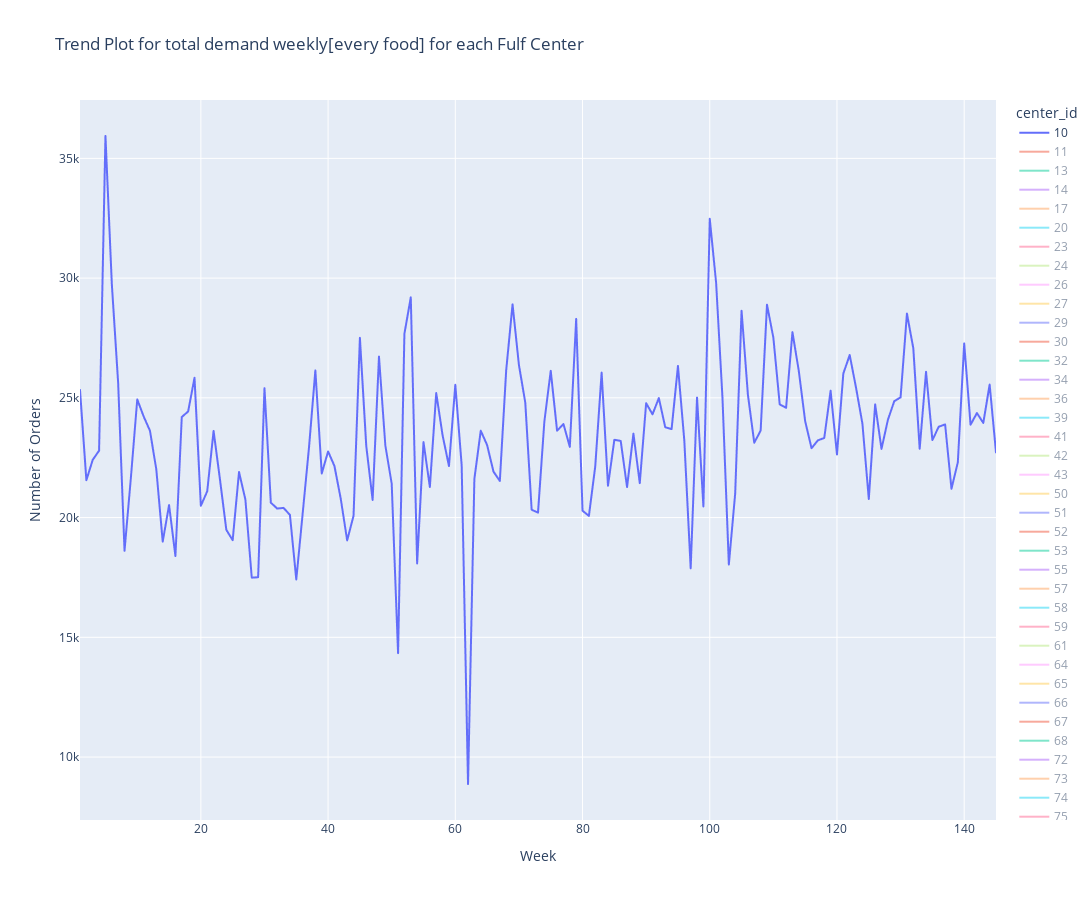

The notebook cell saved with this chart:
### Code cell
# total demand each week in each center

result = full_data.groupby(by=['center_id', 'week']).agg({'num_orders':'sum'}).reset_index()

    # visualize
fig = px.line(result, x='week', y='num_orders', color='center_id',
              title='Trend Plot for total demand weekly[every food] for each Fulf Center',
              labels={'week': 'Week', 'num_orders': 'Number of Orders'})

    # Set the size of the figure
fig.update_layout(height=900, width=1100)

    # Show the plot
fig.show();

### Figure 1 — Plotly figure (JSON) as saved in the notebook; plotly's stock layout.template omitted (floating-point values rounded to 4 significant figures; data arrays with more than 128 entries replaced by an {"elided": "..."} marker saying what was removed)
{"data": [{"hovertemplate": "center_id=10<br>Week=%{x}<br>Number of Orders=%{y}<extra></extra>", "legendgroup": "10", "line": {"color": "#636efa", "dash": "solid"}, "marker": {"symbol": "circle"}, "mode": "lines", "name": "10", "showlegend": true, "type": "scattergl", "visible": true, "x": {"elided": "145 int values"}, "xaxis": "x", "y": {"elided": "145 int values"}, "yaxis": "y"}, {"hovertemplate": "center_id=11<br>Week=%{x}<br>Number of Orders=%{y}<extra></extra>", "legendgroup": "11", "line": {"color": "#EF553B", "dash": "solid"}, "marker": {"symbol": "circle"}, "mode": "lines", "name": "11", "showlegend": true, "type": "scattergl", "visible": "legendonly", "x": {"elided": "145 int values"}, "xaxis": "x", "y": {"elided": "145 int values"}, "yaxis": "y"}, {"hovertemplate": "center_id=13<br>Week=%{x}<br>Number of Orders=%{y}<extra></extra>", "legendgroup": "13", "line": {"color": "#00cc96", "dash": "solid"}, "marker": {"symbol": "circle"}, "mode": "lines", "name": "13", "showlegend": true, "type": "scattergl", "visible": "legendonly", "x": {"elided": "145 int values"}, "xaxis": "x", "y": {"elided": "145 int values"}, "yaxis": "y"}, {"hovertemplate": "center_id=14<br>Week=%{x}<br>Number of Orders=%{y}<extra></extra>", "legendgroup": "14", "line": {"color": "#ab63fa", "dash": "solid"}, "marker": {"symbol": "circle"}, "mode": "lines", "name": "14", "showlegend": true, "type": "scattergl", "visible": "legendonly", "x": {"elided": "145 int values"}, "xaxis": "x", "y": {"elided": "145 int values"}, "yaxis": "y"}, {"hovertemplate": "center_id=17<br>Week=%{x}<br>Number of Orders=%{y}<extra></extra>", "legendgroup": "17", "line": {"color": "#FFA15A", "dash": "solid"}, "marker": {"symbol": "circle"}, "mode": "lines", "name": "17", "showlegend": true, "type": "scattergl", "visible": "legendonly", "x": {"elided": "145 int values"}, "xaxis": "x", "y": {"elided": "145 int values"}, "yaxis": "y"}, {"hovertemplate": "center_id=20<br>Week=%{x}<br>Number of Orders=%{y}<extra></extra>", "legendgroup": "20", "line": {"color": "#19d3f3", "dash": "solid"}, "marker": {"symbol": "circle"}, "mode": "lines", "name": "20", "showlegend": true, "type": "scattergl", "visible": "legendonly", "x": {"elided": "145 int values"}, "xaxis": "x", "y": {"elided": "145 int values"}, "yaxis": "y"}, {"hovertemplate": "center_id=23<br>Week=%{x}<br>Number of Orders=%{y}<extra></extra>", "legendgroup": "23", "line": {"color": "#FF6692", "dash": "solid"}, "marker": {"symbol": "circle"}, "mode": "lines", "name": "23", "showlegend": true, "type": "scattergl", "visible": "legendonly", "x": {"elided": "145 int values"}, "xaxis": "x", "y": {"elided": "145 int values"}, "yaxis": "y"}, {"hovertemplate": "center_id=24<br>Week=%{x}<br>Number of Orders=%{y}<extra></extra>", "legendgroup": "24", "line": {"color": "#B6E880", "dash": "solid"}, "marker": {"symbol": "circle"}, "mode": "lines", "name": "24", "showlegend": true, "type": "scattergl", "visible": "legendonly", "x": [1, 2, 3, 4, 30, 31, 32, 33, 34, 35, 36, 37, 38, 39, 40, 41, 42, 43, 44, 45, 46, 47, 48, 49, 50, 51, 52, 53, 54, 55, 56, 57, 58, 59, 60, 61, 62, 63, 64, 65, 66, 67, 68, 69, 70, 71, 72, 73, 74, 75, 76, 77, 78, 79, 80, 81, 82, 83, 84, 85, 86, 87, 88, 89, 90, 91, 92, 93, 94, 95, 96, 97, 98, 99, 100, 101, 102, 103, 104, 105, 106, 107, 108, 109, 110, 111, 112, 113, 114, 115, 116, 117, 118, 119, 120, 121, 122, 123, 124, 125, 126, 127, 128, 129, 130, 131, 132, 133, 134, 135, 136, 137, 138, 139, 140, 141, 142, 143, 144, 145], "xaxis": "x", "y": [15145, 13466, 13403, 13673, 10298, 15015, 15901, 15900, 16069, 11406, 12952, 15439, 18846, 14540, 13546, 14346, 13249, 12900, 13445, 18242, 15406, 14759, 18176, 16930, 15807, 12339, 20056, 23901, 14695, 19199, 18346, 18804, 15657, 15604, 18902, 16436, 6086, 16550, 15139, 15272, 14830, 15726, 17097, 17379, 14694, 16931, 14127, 13442, 15196, 17571, 15764, 14922, 15335, 17779, 14250, 15225, 15850, 18097, 16528, 18885, 17097, 16603, 15444, 15378, 16666, 17073, 16849, 19203, 17876, 19925, 15730, 12487, 19076, 14637, 22936, 19394, 17780, 14908, 14278, 17144, 18521, 18796, 20419, 22737, 19150, 18640, 16859, 18947, 18589, 16947, 18174, 16234, 15916, 18222, 16295, 18390, 18317, 17339, 17368, 16259, 17033, 17061, 16985, 17548, 19271, 20350, 19191, 18602, 19864, 17439, 17230, 17087, 17615, 16149, 19637, 18840, 18067, 17544, 17959, 15987], "yaxis": "y"}, {"hovertemplate": "center_id=26<br>Week=%{x}<br>Number of Orders=%{y}<extra></extra>", "legendgroup": "26", "line": {"color": "#FF97FF", "dash": "solid"}, "marker": {"symbol": "circle"}, "mode": "lines", "name": "26", "showlegend": true, "type": "scattergl", "visible": "legendonly", "x": {"elided": "145 int values"}, "xaxis": "x", "y": {"elided": "145 int values"}, "yaxis": "y"}, {"hovertemplate": "center_id=27<br>Week=%{x}<br>Number of Orders=%{y}<extra></extra>", "legendgroup": "27", "line": {"color": "#FECB52", "dash": "solid"}, "marker": {"symbol": "circle"}, "mode": "lines", "name": "27", "showlegend": true, "type": "scattergl", "visible": "legendonly", "x": {"elided": "145 int values"}, "xaxis": "x", "y": {"elided": "145 int values"}, "yaxis": "y"}, {"hovertemplate": "center_id=29<br>Week=%{x}<br>Number of Orders=%{y}<extra></extra>", "legendgroup": "29", "line": {"color": "#636efa", "dash": "solid"}, "marker": {"symbol": "circle"}, "mode": "lines", "name": "29", "showlegend": true, "type": "scattergl", "visible": "legendonly", "x": {"elided": "145 int values"}, "xaxis": "x", "y": {"elided": "145 int values"}, "yaxis": "y"}, {"hovertemplate": "center_id=30<br>Week=%{x}<br>Number of Orders=%{y}<extra></extra>", "legendgroup": "30", "line": {"color": "#EF553B", "dash": "solid"}, "marker": {"symbol": "circle"}, "mode": "lines", "name": "30", "showlegend": true, "type": "scattergl", "visible": "legendonly", "x": {"elided": "145 int values"}, "xaxis": "x", "y": {"elided": "145 int values"}, "yaxis": "y"}, {"hovertemplate": "center_id=32<br>Week=%{x}<br>Number of Orders=%{y}<extra></extra>", "legendgroup": "32", "line": {"color": "#00cc96", "dash": "solid"}, "marker": {"symbol": "circle"}, "mode": "lines", "name": "32", "showlegend": true, "type": "scattergl", "visible": "legendonly", "x": {"elided": "145 int values"}, "xaxis": "x", "y": {"elided": "145 int values"}, "yaxis": "y"}, {"hovertemplate": "center_id=34<br>Week=%{x}<br>Number of Orders=%{y}<extra></extra>", "legendgroup": "34", "line": {"color": "#ab63fa", "dash": "solid"}, "marker": {"symbol": "circle"}, "mode": "lines", "name": "34", "showlegend": true, "type": "scattergl", "visible": "legendonly", "x": {"elided": "145 int values"}, "xaxis": "x", "y": {"elided": "145 int values"}, "yaxis": "y"}, {"hovertemplate": "center_id=36<br>Week=%{x}<br>Number of Orders=%{y}<extra></extra>", "legendgroup": "36", "line": {"color": "#FFA15A", "dash": "solid"}, "marker": {"symbol": "circle"}, "mode": "lines", "name": "36", "showlegend": true, "type": "scattergl", "visible": "legendonly", "x": {"elided": "145 int values"}, "xaxis": "x", "y": {"elided": "145 int values"}, "yaxis": "y"}, {"hovertemplate": "center_id=39<br>Week=%{x}<br>Number of Orders=%{y}<extra></extra>", "legendgroup": "39", "line": {"color": "#19d3f3", "dash": "solid"}, "marker": {"symbol": "circle"}, "mode": "lines", "name": "39", "showlegend": true, "type": "scattergl", "visible": "legendonly", "x": {"elided": "145 int values"}, "xaxis": "x", "y": {"elided": "145 int values"}, "yaxis": "y"}, {"hovertemplate": "center_id=41<br>Week=%{x}<br>Number of Orders=%{y}<extra></extra>", "legendgroup": "41", "line": {"color": "#FF6692", "dash": "solid"}, "marker": {"symbol": "circle"}, "mode": "lines", "name": "41", "showlegend": true, "type": "scattergl", "visible": "legendonly", "x": {"elided": "145 int values"}, "xaxis": "x", "y": {"elided": "145 int values"}, "yaxis": "y"}, {"hovertemplate": "center_id=42<br>Week=%{x}<br>Number of Orders=%{y}<extra></extra>", "legendgroup": "42", "line": {"color": "#B6E880", "dash": "solid"}, "marker": {"symbol": "circle"}, "mode": "lines", "name": "42", "showlegend": true, "type": "scattergl", "visible": "legendonly", "x": {"elided": "145 int values"}, "xaxis": "x", "y": {"elided": "145 int values"}, "yaxis": "y"}, {"hovertemplate": "center_id=43<br>Week=%{x}<br>Number of Orders=%{y}<extra></extra>", "legendgroup": "43", "line": {"color": "#FF97FF", "dash": "solid"}, "marker": {"symbol": "circle"}, "mode": "lines", "name": "43", "showlegend": true, "type": "scattergl", "visible": "legendonly", "x": {"elided": "145 int values"}, "xaxis": "x", "y": {"elided": "145 int values"}, "yaxis": "y"}, {"hovertemplate": "center_id=50<br>Week=%{x}<br>Number of Orders=%{y}<extra></extra>", "legendgroup": "50", "line": {"color": "#FECB52", "dash": "solid"}, "marker": {"symbol": "circle"}, "mode": "lines", "name": "50", "showlegend": true, "type": "scattergl", "visible": "legendonly", "x": {"elided": "145 int values"}, "xaxis": "x", "y": {"elided": "145 int values"}, "yaxis": "y"}, {"hovertemplate": "center_id=51<br>Week=%{x}<br>Number of Orders=%{y}<extra></extra>", "legendgroup": "51", "line": {"color": "#636efa", "dash": "solid"}, "marker": {"symbol": "circle"}, "mode": "lines", "name": "51", "showlegend": true, "type": "scattergl", "visible": "legendonly", "x": {"elided": "145 int values"}, "xaxis": "x", "y": {"elided": "145 int values"}, "yaxis": "y"}, {"hovertemplate": "center_id=52<br>Week=%{x}<br>Number of Orders=%{y}<extra></extra>", "legendgroup": "52", "line": {"color": "#EF553B", "dash": "solid"}, "marker": {"symbol": "circle"}, "mode": "lines", "name": "52", "showlegend": true, "type": "scattergl", "visible": "legendonly", "x": {"elided": "145 int values"}, "xaxis": "x", "y": {"elided": "145 int values"}, "yaxis": "y"}, {"hovertemplate": "center_id=53<br>Week=%{x}<br>Number of Orders=%{y}<extra></extra>", "legendgroup": "53", "line": {"color": "#00cc96", "dash": "solid"}, "marker": {"symbol": "circle"}, "mode": "lines", "name": "53", "showlegend": true, "type": "scattergl", "visible": "legendonly", "x": {"elided": "145 int values"}, "xaxis": "x", "y": {"elided": "145 int values"}, "yaxis": "y"}, {"hovertemplate": "center_id=55<br>Week=%{x}<br>Number of Orders=%{y}<extra></extra>", "legendgroup": "55", "line": {"color": "#ab63fa", "dash": "solid"}, "marker": {"symbol": "circle"}, "mode": "lines", "name": "55", "showlegend": true, "type": "scattergl", "visible": "legendonly", "x": {"elided": "145 int values"}, "xaxis": "x", "y": {"elided": "145 int values"}, "yaxis": "y"}, {"hovertemplate": "center_id=57<br>Week=%{x}<br>Number of Orders=%{y}<extra></extra>", "legendgroup": "57", "line": {"color": "#FFA15A", "dash": "solid"}, "marker": {"symbol": "circle"}, "mode": "lines", "name": "57", "showlegend": true, "type": "scattergl", "visible": "legendonly", "x": {"elided": "145 int values"}, "xaxis": "x", "y": {"elided": "145 int values"}, "yaxis": "y"}, {"hovertemplate": "center_id=58<br>Week=%{x}<br>Number of Orders=%{y}<extra></extra>", "legendgroup": "58", "line": {"color": "#19d3f3", "dash": "solid"}, "marker": {"symbol": "circle"}, "mode": "lines", "name": "58", "showlegend": true, "type": "scattergl", "visible": "legendonly", "x": {"elided": "145 int values"}, "xaxis": "x", "y": {"elided": "145 int values"}, "yaxis": "y"}, {"hovertemplate": "center_id=59<br>Week=%{x}<br>Number of Orders=%{y}<extra></extra>", "legendgroup": "59", "line": {"color": "#FF6692", "dash": "solid"}, "marker": {"symbol": "circle"}, "mode": "lines", "name": "59", "showlegend": true, "type": "scattergl", "visible": "legendonly", "x": {"elided": "145 int values"}, "xaxis": "x", "y": {"elided": "145 int values"}, "yaxis": "y"}, {"hovertemplate": "center_id=61<br>Week=%{x}<br>Number of Orders=%{y}<extra></extra>", "legendgroup": "61", "line": {"color": "#B6E880", "dash": "solid"}, "marker": {"symbol": "circle"}, "mode": "lines", "name": "61", "showlegend": true, "type": "scattergl", "visible": "legendonly", "x": {"elided": "145 int values"}, "xaxis": "x", "y": {"elided": "145 int values"}, "yaxis": "y"}, {"hovertemplate": "center_id=64<br>Week=%{x}<br>Number of Orders=%{y}<extra></extra>", "legendgroup": "64", "line": {"color": "#FF97FF", "dash": "solid"}, "marker": {"symbol": "circle"}, "mode": "lines", "name": "64", "showlegend": true, "type": "scattergl", "visible": "legendonly", "x": {"elided": "145 int values"}, "xaxis": "x", "y": {"elided": "145 int values"}, "yaxis": "y"}, {"hovertemplate": "center_id=65<br>Week=%{x}<br>Number of Orders=%{y}<extra></extra>", "legendgroup": "65", "line": {"color": "#FECB52", "dash": "solid"}, "marker": {"symbol": "circle"}, "mode": "lines", "name": "65", "showlegend": true, "type": "scattergl", "visible": "legendonly", "x": {"elided": "145 int values"}, "xaxis": "x", "y": {"elided": "145 int values"}, "yaxis": "y"}, {"hovertemplate": "center_id=66<br>Week=%{x}<br>Number of Orders=%{y}<extra></extra>", "legendgroup": "66", "line": {"color": "#636efa", "dash": "solid"}, "marker": {"symbol": "circle"}, "mode": "lines", "name": "66", "showlegend": true, "type": "scattergl", "visible": "legendonly", "x": {"elided": "145 int values"}, "xaxis": "x", "y": {"elided": "145 int values"}, "yaxis": "y"}, {"hovertemplate": "center_id=67<br>Week=%{x}<br>Number of Orders=%{y}<extra></extra>", "legendgroup": "67", "line": {"color": "#EF553B", "dash": "solid"}, "marker": {"symbol": "circle"}, "mode": "lines", "name": "67", "showlegend": true, "type": "scattergl", "visible": "legendonly", "x": {"elided": "145 int values"}, "xaxis": "x", "y": {"elided": "145 int values"}, "yaxis": "y"}, {"hovertemplate": "center_id=68<br>Week=%{x}<br>Number of Orders=%{y}<extra></extra>", "legendgroup": "68", "line": {"color": "#00cc96", "dash": "solid"}, "marker": {"symbol": "circle"}, "mode": "lines", "name": "68", "showlegend": true, "type": "scattergl", "visible": "legendonly", "x": {"elided": "145 int values"}, "xaxis": "x", "y": {"elided": "145 int values"}, "yaxis": "y"}, {"hovertemplate": "center_id=72<br>Week=%{x}<br>Number of Orders=%{y}<extra></extra>", "legendgroup": "72", "line": {"color": "#ab63fa", "dash": "solid"}, "marker": {"symbol": "circle"}, "mode": "lines", "name": "72", "showlegend": true, "type": "scattergl", "visible": "legendonly", "x": {"elided": "145 int values"}, "xaxis": "x", "y": {"elided": "145 int values"}, "yaxis": "y"}, {"hovertemplate": "center_id=73<br>Week=%{x}<br>Number of Orders=%{y}<extra></extra>", "legendgroup": "73", "line": {"color": "#FFA15A", "dash": "solid"}, "marker": {"symbol": "circle"}, "mode": "lines", "name": "73", "showlegend": true, "type": "scattergl", "visible": "legendonly", "x": {"elided": "145 int values"}, "xaxis": "x", "y": {"elided": "145 int values"}, "yaxis": "y"}, {"hovertemplate": "center_id=74<br>Week=%{x}<br>Number of Orders=%{y}<extra></extra>", "legendgroup": "74", "line": {"color": "#19d3f3", "dash": "solid"}, "marker": {"symbol": "circle"}, "mode": "lines", "name": "74", "showlegend": true, "type": "scattergl", "visible": "legendonly", "x": {"elided": "145 int values"}, "xaxis": "x", "y": {"elided": "145 int values"}, "yaxis": "y"}, {"hovertemplate": "center_id=75<br>Week=%{x}<br>Number of Orders=%{y}<extra></extra>", "legendgroup": "75", "line": {"color": "#FF6692", "dash": "solid"}, "marker": {"symbol": "circle"}, "mode": "lines", "name": "75", "showlegend": true, "type": "scattergl", "visible": "legendonly", "x": {"elided": "145 int values"}, "xaxis": "x", "y": {"elided": "145 int values"}, "yaxis": "y"}, {"hovertemplate": "center_id=76<br>Week=%{x}<br>Number of Orders=%{y}<extra></extra>", "legendgroup": "76", "line": {"color": "#B6E880", "dash": "solid"}, "marker": {"symbol": "circle"}, "mode": "lines", "name": "76", "showlegend": true, "type": "scattergl", "visible": "legendonly", "x": {"elided": "145 int values"}, "xaxis": "x", "y": {"elided": "145 int values"}, "yaxis": "y"}, {"hovertemplate": "center_id=77<br>Week=%{x}<br>Number of Orders=%{y}<extra></extra>", "legendgroup": "77", "line": {"color": "#FF97FF", "dash": "solid"}, "marker": {"symbol": "circle"}, "mode": "lines", "name": "77", "showlegend": true, "type": "scattergl", "visible": "legendonly", "x": {"elided": "145 int values"}, "xaxis": "x", "y": {"elided": "145 int values"}, "yaxis": "y"}, {"hovertemplate": "center_id=80<br>Week=%{x}<br>Number of Orders=%{y}<extra></extra>", "legendgroup": "80", "line": {"color": "#FECB52", "dash": "solid"}, "marker": {"symbol": "circle"}, "mode": "lines", "name": "80", "showlegend": true, "type": "scattergl", "visible": "legendonly", "x": {"elided": "145 int values"}, "xaxis": "x", "y": {"elided": "145 int values"}, "yaxis": "y"}, {"hovertemplate": "center_id=81<br>Week=%{x}<br>Number of Orders=%{y}<extra></extra>", "legendgroup": "81", "line": {"color": "#636efa", "dash": "solid"}, "marker": {"symbol": "circle"}, "mode": "lines", "name": "81", "showlegend": true, "type": "scattergl", "visible": "legendonly", "x": {"elided": "145 int values"}, "xaxis": "x", "y": {"elided": "145 int values"}, "yaxis": "y"}, {"hovertemplate": "center_id=83<br>Week=%{x}<br>Number of Orders=%{y}<extra></extra>", "legendgroup": "83", "line": {"color": "#EF553B", "dash": "solid"}, "marker": {"symbol": "circle"}, "mode": "lines", "name": "83", "showlegend": true, "type": "scattergl", "visible": "legendonly", "x": {"elided": "145 int values"}, "xaxis": "x", "y": {"elided": "145 int values"}, "yaxis": "y"}, {"hovertemplate": "center_id=86<br>Week=%{x}<br>Number of Orders=%{y}<extra></extra>", "legendgroup": "86", "line": {"color": "#00cc96", "dash": "solid"}, "marker": {"symbol": "circle"}, "mode": "lines", "name": "86", "showlegend": true, "type": "scattergl", "visible": "legendonly", "x": {"elided": "145 int values"}, "xaxis": "x", "y": {"elided": "145 int values"}, "yaxis": "y"}, {"hovertemplate": "center_id=88<br>Week=%{x}<br>Number of Orders=%{y}<extra></extra>", "legendgroup": "88", "line": {"color": "#ab63fa", "dash": "solid"}, "marker": {"symbol": "circle"}, "mode": "lines", "name": "88", "showlegend": true, "type": "scattergl", "visible": "legendonly", "x": {"elided": "145 int values"}, "xaxis": "x", "y": {"elided": "145 int values"}, "yaxis": "y"}, {"hovertemplate": "center_id=89<br>Week=%{x}<br>Number of Orders=%{y}<extra></extra>", "legendgroup": "89", "line": {"color": "#FFA15A", "dash": "solid"}, "marker": {"symbol": "circle"}, "mode": "lines", "name": "89", "showlegend": true, "type": "scattergl", "visible": "legendonly", "x": {"elided": "145 int values"}, "xaxis": "x", "y": {"elided": "145 int values"}, "yaxis": "y"}, {"hovertemplate": "center_id=91<br>Week=%{x}<br>Number of Orders=%{y}<extra></extra>", "legendgroup": "91", "line": {"color": "#19d3f3", "dash": "solid"}, "marker": {"symbol": "circle"}, "mode": "lines", "name": "91", "showlegend": true, "type": "scattergl", "visible": "legendonly", "x": {"elided": "145 int values"}, "xaxis": "x", "y": {"elided": "145 int values"}, "yaxis": "y"}, {"hovertemplate": "center_id=92<br>Week=%{x}<br>Number of Orders=%{y}<extra></extra>", "legendgroup": "92", "line": {"color": "#FF6692", "dash": "solid"}, "marker": {"symbol": "circle"}, "mode": "lines", "name": "92", "showlegend": true, "type": "scattergl", "visible": "legendonly", "x": {"elided": "145 int values"}, "xaxis": "x", "y": {"elided": "145 int values"}, "yaxis": "y"}, {"hovertemplate": "center_id=93<br>Week=%{x}<br>Number of Orders=%{y}<extra></extra>", "legendgroup": "93", "line": {"color": "#B6E880", "dash": "solid"}, "marker": {"symbol": "circle"}, "mode": "lines", "name": "93", "showlegend": true, "type": "scattergl", "visible": "legendonly", "x": {"elided": "145 int values"}, "xaxis": "x", "y": {"elided": "145 int values"}, "yaxis": "y"}, {"hovertemplate": "center_id=94<br>Week=%{x}<br>Number of Orders=%{y}<extra></extra>", "legendgroup": "94", "line": {"color": "#FF97FF", "dash": "solid"}, "marker": {"symbol": "circle"}, "mode": "lines", "name": "94", "showlegend": true, "type": "scattergl", "visible": "legendonly", "x": {"elided": "145 int values"}, "xaxis": "x", "y": {"elided": "145 int values"}, "yaxis": "y"}, {"hovertemplate": "center_id=97<br>Week=%{x}<br>Number of Orders=%{y}<extra></extra>", "legendgroup": "97", "line": {"color": "#FECB52", "dash": "solid"}, "marker": {"symbol": "circle"}, "mode": "lines", "name": "97", "showlegend": true, "type": "scattergl", "visible": "legendonly", "x": {"elided": "145 int values"}, "xaxis": "x", "y": {"elided": "145 int values"}, "yaxis": "y"}, {"hovertemplate": "center_id=99<br>Week=%{x}<br>Number of Orders=%{y}<extra></extra>", "legendgroup": "99", "line": {"color": "#636efa", "dash": "solid"}, "marker": {"symbol": "circle"}, "mode": "lines", "name": "99", "showlegend": true, "type": "scattergl", "visible": "legendonly", "x": {"elided": "145 int values"}, "xaxis": "x", "y": {"elided": "145 int values"}, "yaxis": "y"}, {"hovertemplate": "center_id=101<br>Week=%{x}<br>Number of Orders=%{y}<extra></extra>", "legendgroup": "101", "line": {"color": "#EF553B", "dash": "solid"}, "marker": {"symbol": "circle"}, "mode": "lines", "name": "101", "showlegend": true, "type": "scattergl", "visible": "legendonly", "x": {"elided": "145 int values"}, "xaxis": "x", "y": {"elided": "145 int values"}, "yaxis": "y"}, {"hovertemplate": "center_id=102<br>Week=%{x}<br>Number of Orders=%{y}<extra></extra>", "legendgroup": "102", "line": {"color": "#00cc96", "dash": "solid"}, "marker": {"symbol": "circle"}, "mode": "lines", "name": "102", "showlegend": true, "type": "scattergl", "visible": "legendonly", "x": {"elided": "145 int values"}, "xaxis": "x", "y": {"elided": "145 int values"}, "yaxis": "y"}, {"hovertemplate": "center_id=104<br>Week=%{x}<br>Number of Orders=%{y}<extra></extra>", "legendgroup": "104", "line": {"color": "#ab63fa", "dash": "solid"}, "marker": {"symbol": "circle"}, "mode": "lines", "name": "104", "showlegend": true, "type": "scattergl", "visible": "legendonly", "x": {"elided": "145 int values"}, "xaxis": "x", "y": {"elided": "145 int values"}, "yaxis": "y"}, {"hovertemplate": "center_id=106<br>Week=%{x}<br>Number of Orders=%{y}<extra></extra>", "legendgroup": "106", "line": {"color": "#FFA15A", "dash": "solid"}, "marker": {"symbol": "circle"}, "mode": "lines", "name": "106", "showlegend": true, "type": "scattergl", "visible": "legendonly", "x": {"elided": "145 int values"}, "xaxis": "x", "y": {"elided": "145 int values"}, "yaxis": "y"}, {"hovertemplate": "center_id=108<br>Week=%{x}<br>Number of Orders=%{y}<extra></extra>", "legendgroup": "108", "line": {"color": "#19d3f3", "dash": "solid"}, "marker": {"symbol": "circle"}, "mode": "lines", "name": "108", "showlegend": true, "type": "scattergl", "visible": "legendonly", "x": {"elided": "145 int values"}, "xaxis": "x", "y": {"elided": "145 int values"}, "yaxis": "y"}, {"hovertemplate": "center_id=109<br>Week=%{x}<br>Number of Orders=%{y}<extra></extra>", "legendgroup": "109", "line": {"color": "#FF6692", "dash": "solid"}, "marker": {"symbol": "circle"}, "mode": "lines", "name": "109", "showlegend": true, "type": "scattergl", "visible": "legendonly", "x": {"elided": "145 int values"}, "xaxis": "x", "y": {"elided": "145 int values"}, "yaxis": "y"}, {"hovertemplate": "center_id=110<br>Week=%{x}<br>Number of Orders=%{y}<extra></extra>", "legendgroup": "110", "line": {"color": "#B6E880", "dash": "solid"}, "marker": {"symbol": "circle"}, "mode": "lines", "name": "110", "showlegend": true, "type": "scattergl", "visible": "legendonly", "x": {"elided": "145 int values"}, "xaxis": "x", "y": {"elided": "145 int values"}, "yaxis": "y"}, {"hovertemplate": "center_id=113<br>Week=%{x}<br>Number of Orders=%{y}<extra></extra>", "legendgroup": "113", "line": {"color": "#FF97FF", "dash": "solid"}, "marker": {"symbol": "circle"}, "mode": "lines", "name": "113", "showlegend": true, "type": "scattergl", "visible": "legendonly", "x": {"elided": "145 int values"}, "xaxis": "x", "y": {"elided": "145 int values"}, "yaxis": "y"}, {"hovertemplate": "center_id=124<br>Week=%{x}<br>Number of Orders=%{y}<extra></extra>", "legendgroup": "124", "line": {"color": "#FECB52", "dash": "solid"}, "marker": {"symbol": "circle"}, "mode": "lines", "name": "124", "showlegend": true, "type": "scattergl", "visible": "legendonly", "x": {"elided": "145 int values"}, "xaxis": "x", "y": {"elided": "145 int values"}, "yaxis": "y"}, {"hovertemplate": "center_id=126<br>Week=%{x}<br>Number of Orders=%{y}<extra></extra>", "legendgroup": "126", "line": {"color": "#636efa", "dash": "solid"}, "marker": {"symbol": "circle"}, "mode": "lines", "name": "126", "showlegend": true, "type": "scattergl", "visible": "legendonly", "x": {"elided": "145 int values"}, "xaxis": "x", "y": {"elided": "145 int values"}, "yaxis": "y"}, {"hovertemplate": "center_id=129<br>Week=%{x}<br>Number of Orders=%{y}<extra></extra>", "legendgroup": "129", "line": {"color": "#EF553B", "dash": "solid"}, "marker": {"symbol": "circle"}, "mode": "lines", "name": "129", "showlegend": true, "type": "scattergl", "visible": "legendonly", "x": {"elided": "145 int values"}, "xaxis": "x", "y": {"elided": "145 int values"}, "yaxis": "y"}, {"hovertemplate": "center_id=132<br>Week=%{x}<br>Number of Orders=%{y}<extra></extra>", "legendgroup": "132", "line": {"color": "#00cc96", "dash": "solid"}, "marker": {"symbol": "circle"}, "mode": "lines", "name": "132", "showlegend": true, "type": "scattergl", "visible": "legendonly", "x": {"elided": "145 int values"}, "xaxis": "x", "y": {"elided": "145 int values"}, "yaxis": "y"}, {"hovertemplate": "center_id=137<br>Week=%{x}<br>Number of Orders=%{y}<extra></extra>", "legendgroup": "137", "line": {"color": "#ab63fa", "dash": "solid"}, "marker": {"symbol": "circle"}, "mode": "lines", "name": "137", "showlegend": true, "type": "scattergl", "visible": "legendonly", "x": {"elided": "145 int values"}, "xaxis": "x", "y": {"elided": "145 int values"}, "yaxis": "y"}, {"hovertemplate": "center_id=139<br>Week=%{x}<br>Number of Orders=%{y}<extra></extra>", "legendgroup": "139", "line": {"color": "#FFA15A", "dash": "solid"}, "marker": {"symbol": "circle"}, "mode": "lines", "name": "139", "showlegend": true, "type": "scattergl", "visible": "legendonly", "x": {"elided": "145 int values"}, "xaxis": "x", "y": {"elided": "145 int values"}, "yaxis": "y"}, {"hovertemplate": "center_id=143<br>Week=%{x}<br>Number of Orders=%{y}<extra></extra>", "legendgroup": "143", "line": {"color": "#19d3f3", "dash": "solid"}, "marker": {"symbol": "circle"}, "mode": "lines", "name": "143", "showlegend": true, "type": "scattergl", "visible": "legendonly", "x": {"elided": "145 int values"}, "xaxis": "x", "y": {"elided": "145 int values"}, "yaxis": "y"}, {"hovertemplate": "center_id=145<br>Week=%{x}<br>Number of Orders=%{y}<extra></extra>", "legendgroup": "145", "line": {"color": "#FF6692", "dash": "solid"}, "marker": {"symbol": "circle"}, "mode": "lines", "name": "145", "showlegend": true, "type": "scattergl", "visible": "legendonly", "x": {"elided": "145 int values"}, "xaxis": "x", "y": {"elided": "145 int values"}, "yaxis": "y"}, {"hovertemplate": "center_id=146<br>Week=%{x}<br>Number of Orders=%{y}<extra></extra>", "legendgroup": "146", "line": {"color": "#B6E880", "dash": "solid"}, "marker": {"symbol": "circle"}, "mode": "lines", "name": "146", "showlegend": true, "type": "scattergl", "visible": "legendonly", "x": {"elided": "145 int values"}, "xaxis": "x", "y": {"elided": "145 int values"}, "yaxis": "y"}, {"hovertemplate": "center_id=149<br>Week=%{x}<br>Number of Orders=%{y}<extra></extra>", "legendgroup": "149", "line": {"color": "#FF97FF", "dash": "solid"}, "marker": {"symbol": "circle"}, "mode": "lines", "name": "149", "showlegend": true, "type": "scattergl", "visible": "legendonly", "x": {"elided": "145 int values"}, "xaxis": "x", "y": {"elided": "145 int values"}, "yaxis": "y"}, {"hovertemplate": "center_id=152<br>Week=%{x}<br>Number of Orders=%{y}<extra></extra>", "legendgroup": "152", "line": {"color": "#FECB52", "dash": "solid"}, "marker": {"symbol": "circle"}, "mode": "lines", "name": "152", "showlegend": true, "type": "scattergl", "visible": "legendonly", "x": {"elided": "145 int values"}, "xaxis": "x", "y": {"elided": "145 int values"}, "yaxis": "y"}, {"hovertemplate": "center_id=153<br>Week=%{x}<br>Number of Orders=%{y}<extra></extra>", "legendgroup": "153", "line": {"color": "#636efa", "dash": "solid"}, "marker": {"symbol": "circle"}, "mode": "lines", "name": "153", "showlegend": true, "type": "scattergl", "visible": "legendonly", "x": {"elided": "145 int values"}, "xaxis": "x", "y": {"elided": "145 int values"}, "yaxis": "y"}, {"hovertemplate": "center_id=157<br>Week=%{x}<br>Number of Orders=%{y}<extra></extra>", "legendgroup": "157", "line": {"color": "#EF553B", "dash": "solid"}, "marker": {"symbol": "circle"}, "mode": "lines", "name": "157", "showlegend": true, "type": "scattergl", "visible": "legendonly", "x": {"elided": "145 int values"}, "xaxis": "x", "y": {"elided": "145 int values"}, "yaxis": "y"}, {"hovertemplate": "center_id=161<br>Week=%{x}<br>Number of Orders=%{y}<extra></extra>", "legendgroup": "161", "line": {"color": "#00cc96", "dash": "solid"}, "marker": {"symbol": "circle"}, "mode": "lines", "name": "161", "showlegend": true, "type": "scattergl", "visible": "legendonly", "x": {"elided": "145 int values"}, "xaxis": "x", "y": {"elided": "145 int values"}, "yaxis": "y"}, {"hovertemplate": "center_id=162<br>Week=%{x}<br>Number of Orders=%{y}<extra></extra>", "legendgroup": "162", "line": {"color": "#ab63fa", "dash": "solid"}, "marker": {"symbol": "circle"}, "mode": "lines", "name": "162", "showlegend": true, "type": "scattergl", "visible": "legendonly", "x": {"elided": "145 int values"}, "xaxis": "x", "y": {"elided": "145 int values"}, "yaxis": "y"}, {"hovertemplate": "center_id=174<br>Week=%{x}<br>Number of Orders=%{y}<extra></extra>", "legendgroup": "174", "line": {"color": "#FFA15A", "dash": "solid"}, "marker": {"symbol": "circle"}, "mode": "lines", "name": "174", "showlegend": true, "type": "scattergl", "visible": "legendonly", "x": {"elided": "145 int values"}, "xaxis": "x", "y": {"elided": "145 int values"}, "yaxis": "y"}, {"hovertemplate": "center_id=177<br>Week=%{x}<br>Number of Orders=%{y}<extra></extra>", "legendgroup": "177", "line": {"color": "#19d3f3", "dash": "solid"}, "marker": {"symbol": "circle"}, "mode": "lines", "name": "177", "showlegend": true, "type": "scattergl", "visible": "legendonly", "x": {"elided": "145 int values"}, "xaxis": "x", "y": {"elided": "145 int values"}, "yaxis": "y"}, {"hovertemplate": "center_id=186<br>Week=%{x}<br>Number of Orders=%{y}<extra></extra>", "legendgroup": "186", "line": {"color": "#FF6692", "dash": "solid"}, "marker": {"symbol": "circle"}, "mode": "lines", "name": "186", "showlegend": true, "type": "scattergl", "visible": "legendonly", "x": {"elided": "145 int values"}, "xaxis": "x", "y": {"elided": "145 int values"}, "yaxis": "y"}], "layout": {"height": 900, "legend": {"title": {"text": "center_id"}, "tracegroupgap": 0}, "title": {"text": "Trend Plot for total demand weekly[every food] for each Fulf Center"}, "width": 1100, "xaxis": {"anchor": "y", "autorange": true, "domain": [0, 1], "range": [1, 145], "title": {"text": "Week"}, "type": "linear"}, "yaxis": {"anchor": "x", "autorange": true, "domain": [0, 1], "range": [7372.0, 37440.0], "title": {"text": "Number of Orders"}, "type": "linear"}}}
